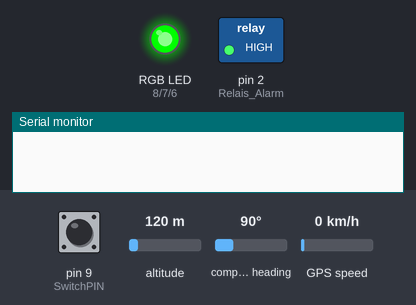
Bench run of a sketch on a simulated Arduino Uno, built with avr-gcc and run on an emulated ATmega328P. On the bench: switched loads named in the sketch (green lamp = pin HIGH), an RGB LED mixed from three pins (HIGH = lit), the last lines printed to the serial monitor. The inputs (shaded band) are chosen by the test bench; at power-on: pin 9 (SwitchPIN) HIGH, altitude 120 m, compass heading 90°, GPS speed 0 km/h. The GPS gets a fix after 3 s at 37.7749, -122.4194 with 8 satellites.

Above: at 2.3 s.
2.4 s: pin 9 (SwitchPIN) pulled LOW for 0.15 s
At 3.1 s:
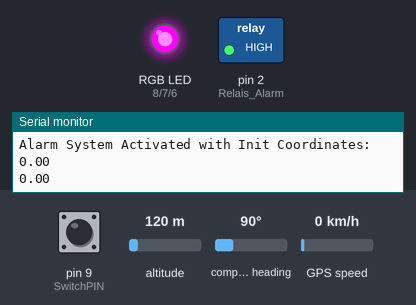
5.5 s: pin 9 (SwitchPIN) pulled LOW for 1 s
At 6.6 s:
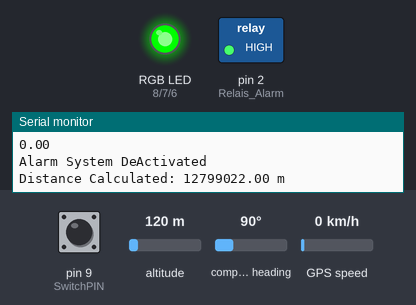
8.0 s: pin 9 (SwitchPIN) pulled LOW for 0.15 s
At 8.6 s:
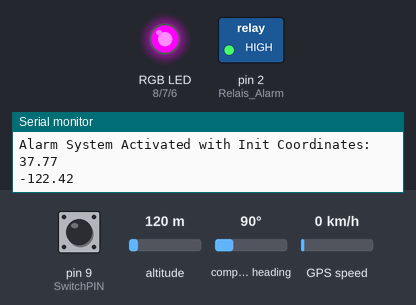
11.1 s: pin 9 (SwitchPIN) pulled LOW for 3.2 s
At 12.1 s:
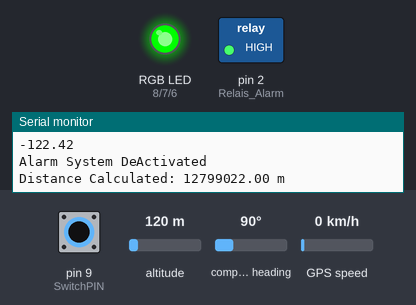
15.8 s: pin 9 (SwitchPIN) pulled LOW for 0.15 s
At 21.7 s:
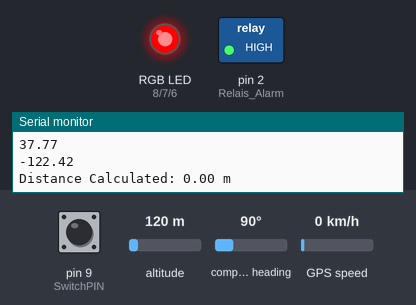
21.9 s: pin 9 (SwitchPIN) pulsed LOW 2 times (0.12 s each, 0.3 s apart)
At 23.0 s:
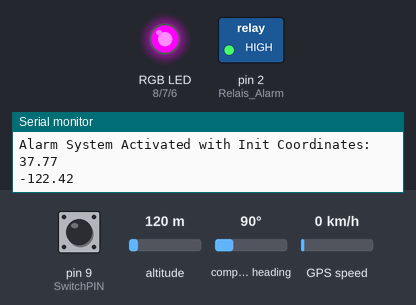
Timing chart, 0 to 26.5 s (numbered marks = the images above; inputs shaded):
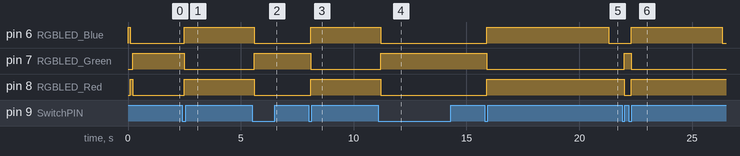

Measured:
- after the input at 2.4 s, pin 6 (RGBLED_Blue), pin 8 (RGBLED_Red): LOW → HIGH after 0.10 s; pin 7 (RGBLED_Green): HIGH → LOW after 0.10 s
- after the input at 5.5 s, pin 6 (RGBLED_Blue): HIGH → LOW after 0.10 s instead of 0.70 s; pin 7 (RGBLED_Green): LOW → HIGH after 0.10 s; pin 8 (RGBLED_Red): HIGH → LOW after 0.10 s
- after the input at 8.0 s, pin 6 (RGBLED_Blue), pin 8 (RGBLED_Red): LOW → HIGH after 0.10 s; pin 7 (RGBLED_Green): HIGH → LOW after 0.10 s
- after the input at 11.1 s, pin 7 (RGBLED_Green): LOW → HIGH after 0.10 s; pin 8 (RGBLED_Red): HIGH → LOW after 0.10 s
- after the input at 15.8 s, pin 6 (RGBLED_Blue): LOW → HIGH after 0.10 s, → LOW 5.4 s later; pin 7 (RGBLED_Green): HIGH → LOW after 0.10 s; pin 8 (RGBLED_Red): LOW → HIGH after 0.10 s
- after the input at 21.9 s, pin 6 (RGBLED_Blue): LOW → HIGH after 0.40 s, → LOW 4.0 s later; pin 7 (RGBLED_Green): LOW → HIGH after 0.10 s, → LOW 0.30 s later; pin 8 (RGBLED_Red): HIGH → LOW after 0.10 s, → HIGH 0.30 s later

The sketch:

LCD_GPS_Monitor_Teil_3.ino
```cpp
// GPS Alarmanlage 2020 Tobias Kuch GPL 3.0
#define SwitchPIN 9
#define RGBLED_Red 8
#define RGBLED_Green 7
#define RGBLED_Blue 6
#define Relais_Alarm 2
#include <SoftwareSerial.h>
#include <TinyGPS++.h>

TinyGPSPlus gps;
SoftwareSerial ss(4, 3);


float ActualGpsLAT = 0;
float ActualGpsLON = 0;
bool DistanceInKM = false;
bool Button1Pressed = false;
double Distance = 0;
bool systemarmed = false;
bool initsystemarmed = false;
double GeofenceinMeters = 30;

bool Engage_Alarm = false;
byte SmartdelayLoop = 0;

void setup()
{
  systemarmed = false;
  Serial.begin(9600);
  pinMode(SwitchPIN, INPUT_PULLUP); // Setzt den Digitalpin 13 als Outputpin
  pinMode(RGBLED_Red,OUTPUT);
  pinMode(RGBLED_Green,OUTPUT);
  pinMode(RGBLED_Blue,OUTPUT);
  pinMode(Relais_Alarm,OUTPUT);
  digitalWrite(Relais_Alarm, HIGH);
  digitalWrite(RGBLED_Red, LOW);
  digitalWrite(RGBLED_Green, LOW);
  digitalWrite(RGBLED_Blue, HIGH);
  delay(100);
  digitalWrite(RGBLED_Red, HIGH);
  digitalWrite(RGBLED_Green, LOW);
  digitalWrite(RGBLED_Blue, LOW);
  delay(100);
  digitalWrite(RGBLED_Red, LOW);
  digitalWrite(RGBLED_Green, HIGH);
  digitalWrite(RGBLED_Blue, LOW);

  ss.begin(9600);
  smartdelay(1000);
}

void loop()
{

if (gps.location.isValid()& ActualGpsLAT < 90 & ActualGpsLON < 180 )
    {
    if (gps.location.isUpdated())
      {
      if ((systemarmed) && (initsystemarmed) )
        {
        initsystemarmed = false;
        digitalWrite(RGBLED_Red, HIGH);
        digitalWrite(RGBLED_Green, LOW);
        digitalWrite(RGBLED_Blue, LOW);
        Serial.println (gps.location.lat());
        Serial.println (gps.location.lng());
        Serial.println("ValidGPS Coordinates transferred to Memory");
        ActualGpsLAT = gps.location.lat();  // Location is stored in Memory
        ActualGpsLON = gps.location.lng();  // Location is stored in Memory
        Serial.println (ActualGpsLAT);
        Serial.println (ActualGpsLON);
        }
      double Getlat = gps.location.lat();
      double Getlng = gps.location.lng();

      Distance = gps.distanceBetween(Getlat,Getlng,ActualGpsLAT,ActualGpsLON);
      Serial.print("Distance Calculated: ");
      Serial.print(Distance);
      Serial.println(" m");
      if ((systemarmed) && (!(initsystemarmed)) )
        {
        if ((Distance > GeofenceinMeters) && ((ActualGpsLAT != gps.location.lat()) || (ActualGpsLON != gps.location.lng()) ) )

          {
            // engage time Limited Alarm !
             Engage_Alarm = true;
             SmartdelayLoop = 0;
             Serial.println("Alarm Engaged, transferring new GPS Coordinates to Memory.");
             ActualGpsLAT = gps.location.lat();  // Location is stored in Memory
             ActualGpsLON = gps.location.lng();  // Location is stored in Memory
             Serial.println (ActualGpsLAT);
             Serial.println (ActualGpsLON);
          }
        }
      }
    }

Alarm_Control();
smartdelay(5000);
}


void Alarm_Control()
{
if (Engage_Alarm)
  {
  if (SmartdelayLoop < 7)
    {
    digitalWrite(Relais_Alarm, LOW);

    } else
    {
    Engage_Alarm = false;
    digitalWrite(Relais_Alarm, HIGH);
    }
  } else
  {
  Engage_Alarm = false;
  digitalWrite(Relais_Alarm, HIGH);
  }
}
static void smartdelay(unsigned long ms)
{
  unsigned long start = millis();
  do
  {
    if (!(digitalRead(SwitchPIN)))   // read the input pin
      {
      delay(100);   //debouncing
      if (!Button1Pressed)
        {
        Button1Pressed = true;
        systemarmed = !systemarmed;
        if (systemarmed)
           {
           digitalWrite(RGBLED_Red, HIGH);
           digitalWrite(RGBLED_Green, LOW);
           digitalWrite(RGBLED_Blue, HIGH);
           initsystemarmed = true;
           Serial.println("Alarm System Activated with Init Coordinates:");
           Serial.println (gps.location.lat());
           Serial.println (gps.location.lng());

           } else
           {
           Serial.println("Alarm System DeActivated");
           digitalWrite(RGBLED_Red, LOW);
           digitalWrite(RGBLED_Green, HIGH);
           digitalWrite(RGBLED_Blue, LOW);
           initsystemarmed = false;
           Engage_Alarm = false;
           SmartdelayLoop = 0;
           digitalWrite(Relais_Alarm, HIGH);
           }
        }
      }  else
      {
      Button1Pressed = false;
      }

    while (ss.available())
      gps.encode(ss.read());
  } while (millis() - start < ms);
  SmartdelayLoop = SmartdelayLoop + 1;
}
```
